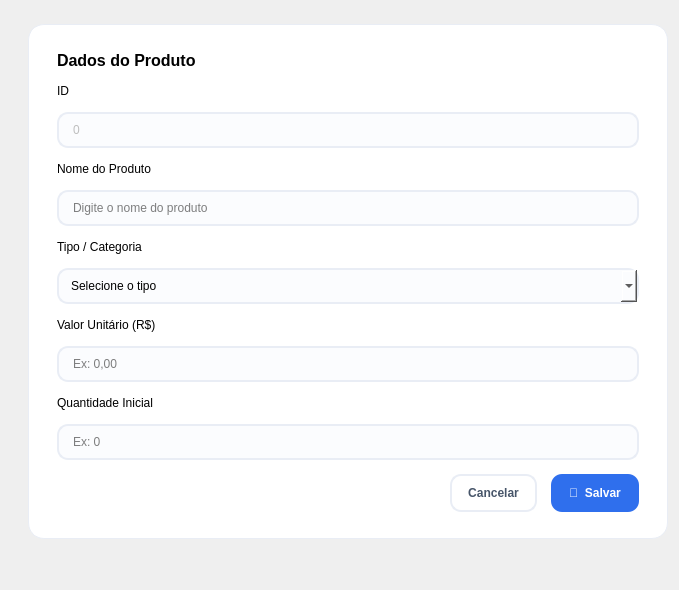
         <widget class="QWidget" name="page_cadastro">
          <layout class="QVBoxLayout" name="cadastroPageLayout">
           <property name="leftMargin">
            <number>28</number>
           </property>
           <property name="topMargin">
            <number>24</number>
           </property>
           <item>
            <widget class="QFrame" name="cadastroFormFrame">
             <property name="minimumSize">
              <size>
               <width>640</width>
               <height>0</height>
              </size>
             </property>
             <property name="maximumSize">
              <size>
               <width>640</width>
               <height>16777215</height>
              </size>
             </property>
             <property name="styleSheet">
              <string notr="true">QFrame#cadastroFormFrame { background-color: #ffffff; border: 1px solid #e9edf5; border-radius: 16px; }
QLabel.fieldLabel { color: #475569; font-weight: bold; font-size: 9pt; }
QLineEdit, QComboBox {
  border: 1.5px solid #e9edf5; border-radius: 11px; padding: 8px 12px; background-color: #fbfcfe;
}
QLineEdit:focus, QComboBox:focus { border: 1.5px solid #2f6fed; background-color: #ffffff; }</string>
             </property>
             <layout class="QVBoxLayout" name="cadastroFormLayout">
              <property name="leftMargin">
               <number>28</number>
              </property>
              <property name="topMargin">
               <number>26</number>
              </property>
              <property name="rightMargin">
               <number>28</number>
              </property>
              <property name="bottomMargin">
               <number>26</number>
              </property>
              <property name="spacing">
               <number>14</number>
              </property>
              <item>
               <widget class="QLabel" name="cadastroFormTitle">
                <property name="styleSheet">
                 <string notr="true">font-size: 12pt; font-weight: bold;</string>
                </property>
                <property name="text">
                 <string>Dados do Produto</string>
                </property>
               </widget>
              </item>
              <item>
               <widget class="QLabel" name="idLabel">
                <property name="text">
                 <string>ID</string>
                </property>
               </widget>
              </item>
              <item>
               <widget class="QLineEdit" name="idLineEdit">
                <property name="enabled">
                 <bool>false</bool>
                </property>
                <property name="text">
                 <string>0</string>
                </property>
               </widget>
              </item>
              <item>
               <widget class="QLabel" name="nomeProdutoLabel">
                <property name="text">
                 <string>Nome do Produto</string>
                </property>
               </widget>
              </item>
              <item>
               <widget class="QLineEdit" name="nomeProdutoLineEdit">
                <property name="placeholderText">
                 <string>Digite o nome do produto</string>
                </property>
               </widget>
              </item>
              <item>
               <widget class="QLabel" name="tipoLabel">
                <property name="text">
                 <string>Tipo / Categoria</string>
                </property>
               </widget>
              </item>
              <item>
               <widget class="QComboBox" name="tipoComboBox">
                <item>
                 <property name="text">
                  <string>Selecione o tipo</string>
                 </property>
                </item>
                <item>
                 <property name="text">
                  <string>Informática</string>
                 </property>
                </item>
                <item>
                 <property name="text">
                  <string>Acessório</string>
                 </property>
                </item>
               </widget>
              </item>
              <item>
               <widget class="QLabel" name="valorUnitLabel">
                <property name="text">
                 <string>Valor Unitário (R$)</string>
                </property>
               </widget>
              </item>
              <item>
               <widget class="QLineEdit" name="valorUnitLineEdit">
                <property name="placeholderText">
                 <string>Ex: 0,00</string>
                </property>
               </widget>
              </item>
              <item>
               <widget class="QLabel" name="qtdInicialLabel">
                <property name="text">
                 <string>Quantidade Inicial</string>
                </property>
               </widget>
              </item>
              <item>
               <widget class="QLineEdit" name="qtdInicialLineEdit">
                <property name="placeholderText">
                 <string>Ex: 0</string>
                </property>
               </widget>
              </item>
              <item>
               <layout class="QHBoxLayout" name="cadastroActionsLayout">
                <item>
                 <spacer name="cadastroActionsSpacer">
                  <property name="orientation">
                   <enum>Qt::Horizontal</enum>
                  </property>
                  <property name="sizeHint" stdset="0">
                   <size>
                    <width>40</width>
                    <height>20</height>
                   </size>
                  </property>
                 </spacer>
                </item>
                <item>
                 <widget class="QPushButton" name="btnCancelarCadastro">
                  <property name="minimumSize">
                   <size>
                    <width>0</width>
                    <height>38</height>
                   </size>
                  </property>
                  <property name="styleSheet">
                   <string notr="true">QPushButton { background-color: #ffffff; color: #475569; border: 1.5px solid #e9edf5; border-radius: 11px; padding: 0 16px; font-weight: bold; }
QPushButton:hover { background-color: #f4f6fb; }</string>
                  </property>
                  <property name="text">
                   <string>Cancelar</string>
                  </property>
                 </widget>
                </item>
                <item>
                 <widget class="QPushButton" name="btnSalvarProduto">
                  <property name="minimumSize">
                   <size>
                    <width>0</width>
                    <height>38</height>
                   </size>
                  </property>
                  <property name="cursor">
                   <cursorShape>PointingHandCursor</cursorShape>
                  </property>
                  <property name="styleSheet">
                   <string notr="true">QPushButton { background-color: #2f6fed; color: #ffffff; border: none; border-radius: 11px; padding: 0 18px; font-weight: bold; }
QPushButton:hover { background-color: #255bc4; }</string>
                  </property>
                  <property name="text">
                   <string>💾  Salvar</string>
                  </property>
                 </widget>
                </item>
               </layout>
              </item>
             </layout>
            </widget>
           </item>
           <item>
            <spacer name="cadastroBottomSpacer">
             <property name="orientation">
              <enum>Qt::Vertical</enum>
             </property>
             <property name="sizeHint" stdset="0">
              <size>
               <width>20</width>
               <height>40</height>
              </size>
             </property>
            </spacer>
           </item>
          </layout>
         </widget>
